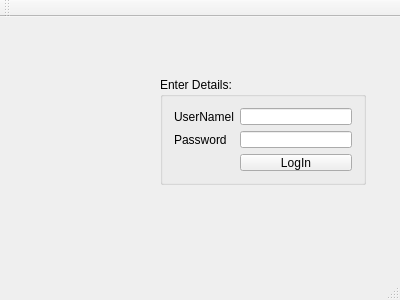
<?xml version="1.0" encoding="UTF-8"?>
<ui version="4.0">
 <class>MainWindow</class>
 <widget class="QMainWindow" name="MainWindow">
  <property name="geometry">
   <rect>
    <x>0</x>
    <y>0</y>
    <width>400</width>
    <height>300</height>
   </rect>
  </property>
  <property name="windowTitle">
   <string>MainWindow</string>
  </property>
  <widget class="QWidget" name="centralWidget">
   <widget class="QGroupBox" name="groupBox">
    <property name="geometry">
     <rect>
      <x>160</x>
      <y>60</y>
      <width>206</width>
      <height>108</height>
     </rect>
    </property>
    <property name="title">
     <string>Enter Details:</string>
    </property>
    <layout class="QFormLayout" name="formLayout">
     <item row="0" column="1">
      <widget class="QLineEdit" name="lineEdit_username"/>
     </item>
     <item row="1" column="0">
      <widget class="QLabel" name="label_2">
       <property name="text">
        <string>Password</string>
       </property>
      </widget>
     </item>
     <item row="1" column="1">
      <widget class="QLineEdit" name="lineEdit_password">
       <property name="echoMode">
        <enum>QLineEdit::Password</enum>
       </property>
      </widget>
     </item>
     <item row="2" column="1">
      <widget class="QPushButton" name="pushButton">
       <property name="text">
        <string>LogIn</string>
       </property>
      </widget>
     </item>
     <item row="0" column="0">
      <widget class="QLabel" name="label">
       <property name="text">
        <string>UserNamel</string>
       </property>
      </widget>
     </item>
    </layout>
   </widget>
   <widget class="QLabel" name="label_pic">
    <property name="geometry">
     <rect>
      <x>30</x>
      <y>70</y>
      <width>101</width>
      <height>81</height>
     </rect>
    </property>
    <property name="text">
     <string/>
    </property>
   </widget>
  </widget>
  <widget class="QMenuBar" name="menuBar">
   <property name="geometry">
    <rect>
     <x>0</x>
     <y>0</y>
     <width>400</width>
     <height>21</height>
    </rect>
   </property>
  </widget>
  <widget class="QToolBar" name="mainToolBar">
   <attribute name="toolBarArea">
    <enum>TopToolBarArea</enum>
   </attribute>
   <attribute name="toolBarBreak">
    <bool>false</bool>
   </attribute>
  </widget>
  <widget class="QStatusBar" name="statusBar"/>
 </widget>
 <layoutdefault spacing="6" margin="11"/>
 <resources/>
 <connections/>
</ui>
